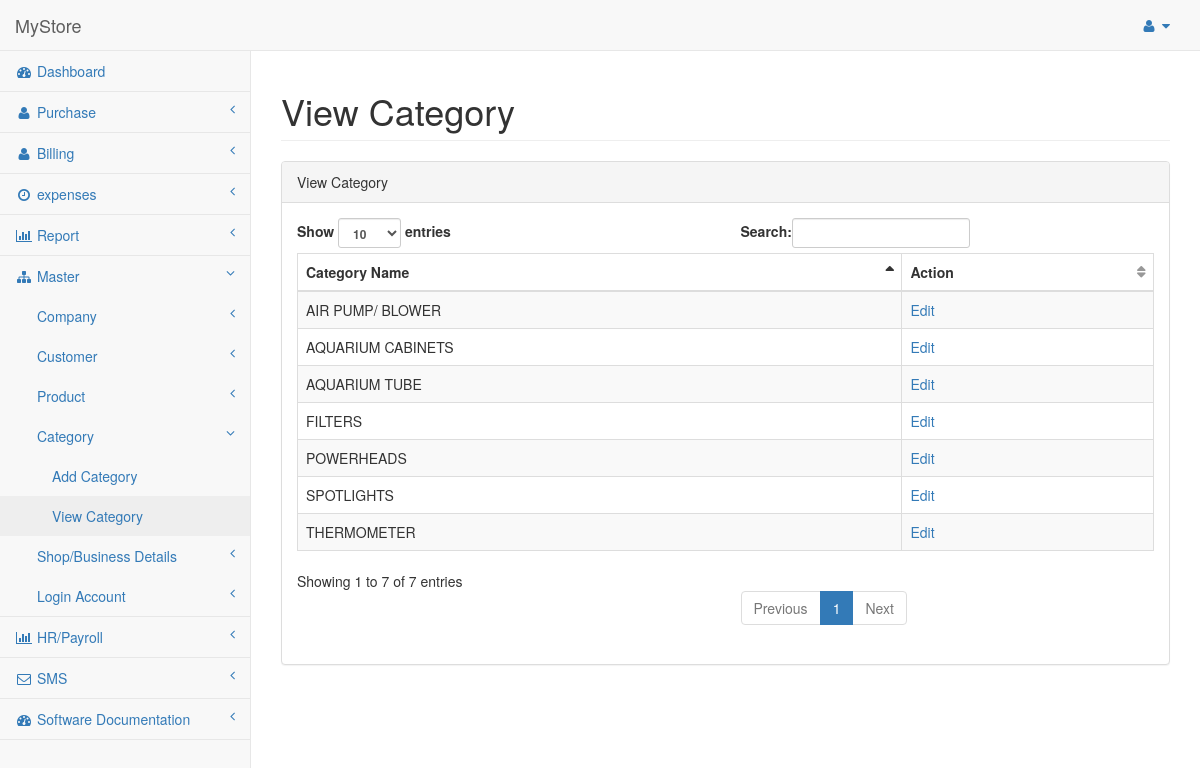
/View-Category.php (signed in), run on the app's committed database.
### tables this page shows
CREATE TABLE IF NOT EXISTS `product_category` (
  `category_id` int(11) NOT NULL AUTO_INCREMENT,
  `category_name` varchar(255) NOT NULL,
  PRIMARY KEY (`category_id`)
);

### View-Category.php (the view, shortened to what this page needs)
<?php include('header.php'); ?>
        <div id="page-wrapper">
            <div class="row">
                <div class="col-lg-12">
                    <h1 class="page-header">View Category</h1>
                </div>
            </div>
            <div class="row">
                <div class="col-lg-12">
                    <div class="panel panel-default">
                        <div class="panel-heading">
                           View Category
                        </div>
                        <div class="panel-body">
                            <div class="dataTable_wrapper">
                                <table class="table table-striped table-bordered table-hover" id="dataTables-example">
                                    <thead>
                                        <tr>
                                            <th>Category Name</th>
                                            <th>Action</th>
                                        </tr>
                                    </thead>
                                    <tbody>
									<?php
										$sql = mysql_query("SELECT * FROM product_category ORDER BY `category_name` DESC");
										while($res = mysql_fetch_array($sql)){
									?>
                                        <tr class="odd gradeX">
                                            <td><?php echo $res['category_name']; ?></td>
                                            <td><a target="_blank" href="Edit_Category.php?category_id=<?php echo $res['category_id']; ?>">Edit</a></td>
                                        </tr>
									<?php
										}
									?>
                                    </tbody>
                                </table>
                            </div>
                        </div>
                    </div>
                </div>
            </div>
        </div>
    </div>
</body>
</html>

### data on the page
product_category: category_name "THERMOMETER"
product_category: category_name "SPOTLIGHTS"
product_category: category_name "POWERHEADS"
product_category: category_name "FILTERS"
product_category: category_name "AQUARIUM TUBE"
product_category: category_name "AQUARIUM CABINETS"
product_category: category_name "AIR PUMP/ BLOWER"
